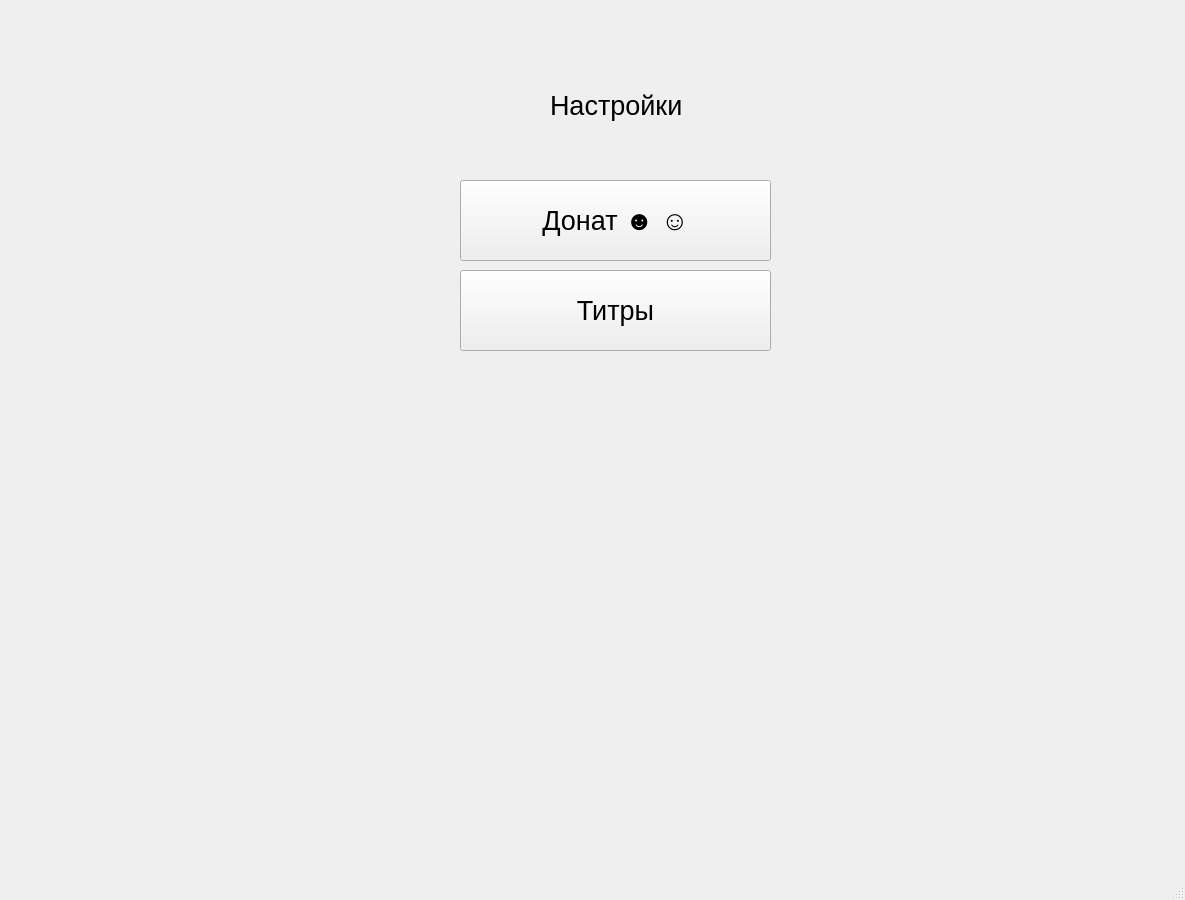
<?xml version="1.0" encoding="UTF-8"?>
<ui version="4.0">
 <class>MainWindow</class>
 <widget class="QMainWindow" name="MainWindow">
  <property name="geometry">
   <rect>
    <x>0</x>
    <y>0</y>
    <width>1185</width>
    <height>900</height>
   </rect>
  </property>
  <property name="font">
   <font>
    <pointsize>8</pointsize>
   </font>
  </property>
  <property name="windowTitle">
   <string>MainWindow</string>
  </property>
  <widget class="QWidget" name="centralwidget">
   <widget class="QLabel" name="label">
    <property name="geometry">
     <rect>
      <x>550</x>
      <y>60</y>
      <width>631</width>
      <height>91</height>
     </rect>
    </property>
    <property name="font">
     <font>
      <pointsize>20</pointsize>
     </font>
    </property>
    <property name="styleSheet">
     <string notr="true"/>
    </property>
    <property name="text">
     <string>Настройки</string>
    </property>
   </widget>
   <widget class="QPushButton" name="pushButton">
    <property name="geometry">
     <rect>
      <x>1200</x>
      <y>900</y>
      <width>341</width>
      <height>81</height>
     </rect>
    </property>
    <property name="font">
     <font>
      <pointsize>20</pointsize>
     </font>
    </property>
    <property name="text">
     <string>Донат☻☺</string>
    </property>
   </widget>
   <widget class="QPushButton" name="pushButton_2">
    <property name="geometry">
     <rect>
      <x>460</x>
      <y>180</y>
      <width>311</width>
      <height>81</height>
     </rect>
    </property>
    <property name="font">
     <font>
      <pointsize>20</pointsize>
     </font>
    </property>
    <property name="text">
     <string>Донат ☻ ☺</string>
    </property>
   </widget>
   <widget class="QPushButton" name="pushButton_3">
    <property name="geometry">
     <rect>
      <x>460</x>
      <y>270</y>
      <width>311</width>
      <height>81</height>
     </rect>
    </property>
    <property name="font">
     <font>
      <pointsize>20</pointsize>
     </font>
    </property>
    <property name="text">
     <string>Титры</string>
    </property>
   </widget>
  </widget>
  <widget class="QMenuBar" name="menubar">
   <property name="geometry">
    <rect>
     <x>0</x>
     <y>0</y>
     <width>1185</width>
     <height>23</height>
    </rect>
   </property>
  </widget>
  <widget class="QStatusBar" name="statusbar"/>
 </widget>
 <resources/>
 <connections/>
</ui>
